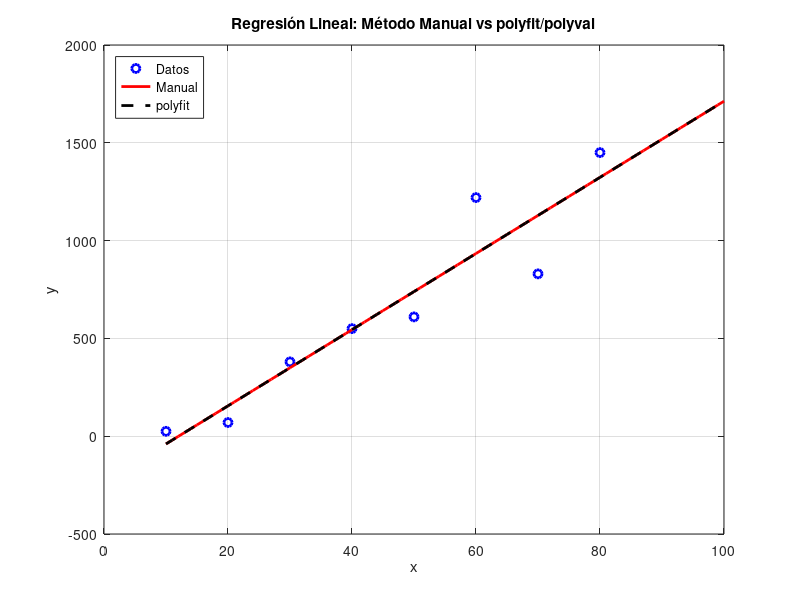

This chart was generated by the following MATLAB code:
close all;
clc;

x=[10 20 30 40 50 60 70 80];
y=[25 70 380 550 610 1220 830 1450];

plot(x,y,'ob','LineWidth',2);
grid on;
n=length(x);

sum_xi=sum(x);
sum_xi2=sum(x.^2);
sum_yi=sum(y);
sum_xiyi=sum(x.*y);
A=[   n   sum_xi
   sum_xi sum_xi2];
d=[sum_yi
   sum_xiyi];
b=A\d;
a0=b(1);
a1=b(2);
x_aprox=10:100;
y_aprox=a0+(a1*x_aprox);
hold on;
plot(x_aprox,y_aprox,'r','LineWidth',2);title('Regresión Lineal');

p = polyfit(x, y, 1);      
y_polyfit = polyval(p, x_aprox);

plot(x_aprox, y_polyfit, '--k', 'LineWidth', 2);

title('Regresión Lineal: Método Manual vs polyfit/polyval');
legend('Datos', 'Manual', 'polyfit', 'Location', 'northwest');
xlabel('x');
ylabel('y');
